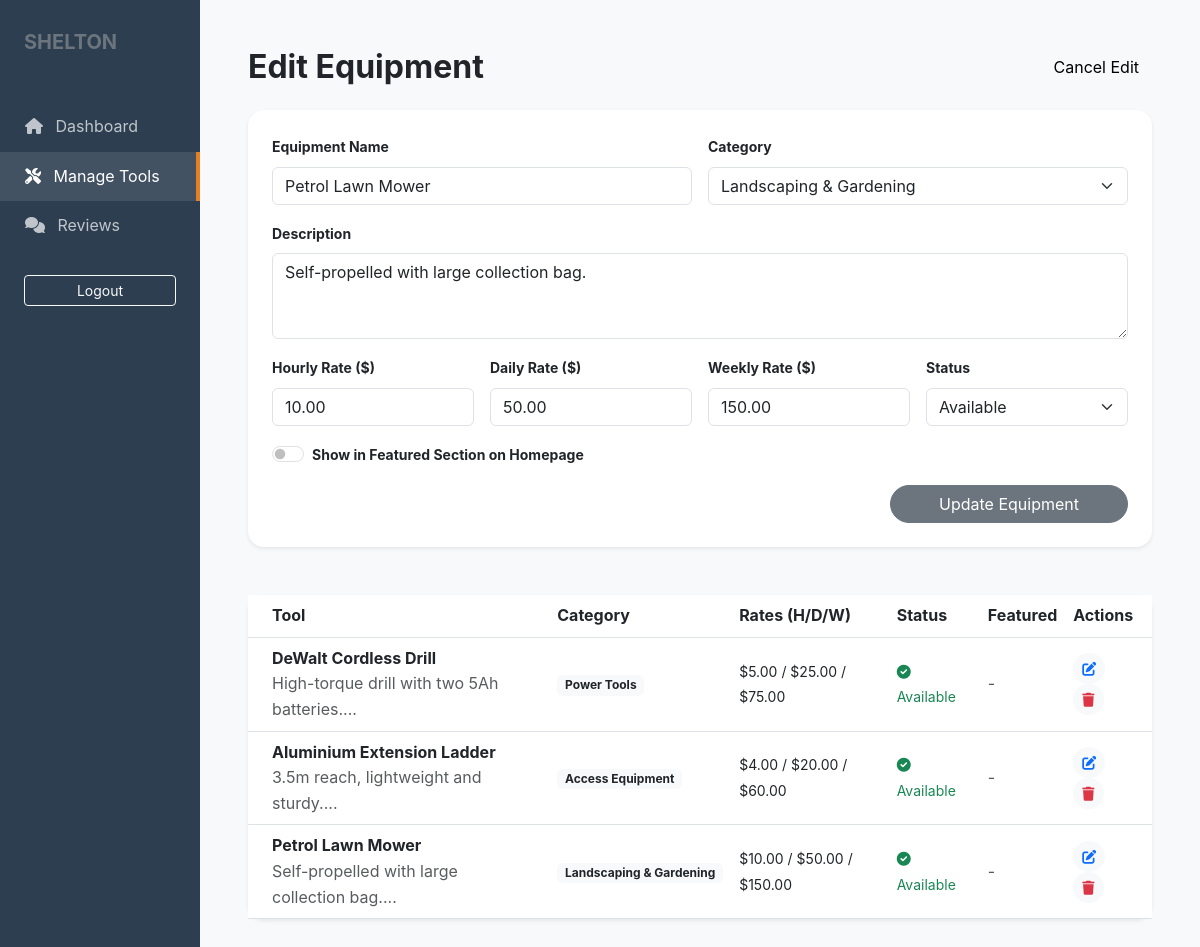
Screenshot of /admin/manage-tools.php?edit=3 (signed in) with the database file from the repository.
### tables this page shows
CREATE TABLE IF NOT EXISTS tools (
    id INT AUTO_INCREMENT PRIMARY KEY,
    category_id INT,
    name VARCHAR(255) NOT NULL,
    description TEXT,
    hourly_price DECIMAL(10, 2) NOT NULL,
    daily_price DECIMAL(10, 2) NOT NULL,
    weekly_price DECIMAL(10, 2) NOT NULL,
    availability_status ENUM('Available', 'Rented', 'Maintenance') DEFAULT 'Available',
    featured BOOLEAN DEFAULT FALSE,
    image_path VARCHAR(255),
    created_at TIMESTAMP DEFAULT CURRENT_TIMESTAMP,
    FOREIGN KEY (category_id) REFERENCES categories(id) ON DELETE SET NULL
);

CREATE TABLE IF NOT EXISTS categories (
    id INT AUTO_INCREMENT PRIMARY KEY,
    name VARCHAR(100) NOT NULL,
    description TEXT
);

### includes/functions.php (called while the page is built, shortened)
<?php
function h($string) {
    return htmlspecialchars($string, ENT_QUOTES, 'UTF-8');
}
?>

### admin/manage-tools.php (the view, shortened to what this page needs)
<?php
require_once '../config/database.php';
require_once '../includes/functions.php';
$tools = $pdo->query("SELECT t.*, c.name as category_name FROM tools t JOIN categories c ON t.category_id = c.id ORDER BY t.created_at DESC")->fetchAll();
$categories = $pdo->query("SELECT * FROM categories")->fetchAll();
$editTool = null;
if (isset($_GET['edit'])) {
    $stmt = $pdo->prepare("SELECT * FROM tools WHERE id = ?");
    $stmt->execute([$_GET['edit']]);
    $editTool = $stmt->fetch();
}
?>
<!DOCTYPE html>
<html lang="en">
<head>
    <link href="https://cdn.jsdelivr.net/npm/bootstrap@5.3.0/dist/css/bootstrap.min.css" rel="stylesheet">
    <link rel="stylesheet" href="https://cdnjs.cloudflare.com/ajax/libs/font-awesome/6.0.0/css/all.min.css">
    <link rel="stylesheet" href="../assets/css/style.css">
</head>
<body class="bg-light">
<div class="container-fluid">
    <div class="row">
        <nav class="col-md-2 admin-sidebar px-0">
            <div class="px-4 mb-5">
                <h5 class="fw-bold text-secondary">SHELTON</h5>
            </div>
            <a href="dashboard.php" class="admin-nav-link"><i class="fas fa-home me-2"></i> Dashboard</a>
            <a href="manage-tools.php" class="admin-nav-link active"><i class="fas fa-tools me-2"></i> Manage Tools</a>
            <a href="moderate-reviews.php" class="admin-nav-link"><i class="fas fa-comments me-2"></i> Reviews</a>
            <div class="mt-auto p-4">
                <a href="../logout.php" class="btn btn-outline-light btn-sm w-100">Logout</a>
            </div>
        </nav>
        <main class="col-md-10 p-5">
            <div class="d-flex justify-content-between align-items-center mb-4">
                <h2 class="fw-bold m-0"><?php echo $editTool ? 'Edit Equipment' : 'Equipment Inventory'; ?></h2>
                <?php if (!$editTool): ?>
                    <button class="btn btn-primary rounded-pill" data-bs-toggle="collapse" data-bs-target="#toolForm">
                        <i class="fas fa-plus me-2"></i> Add New Tool
                    </button>
                <?php else: ?>
                    <a href="manage-tools.php" class="btn btn-light rounded-pill">Cancel Edit</a>
                <?php endif; ?>
            </div>
            <div class="collapse <?php echo $editTool ? 'show' : ''; ?> mb-5" id="toolForm">
                <div class="card border-0 shadow-sm rounded-4">
                    <form method="POST" class="card-body p-4">
                        <div class="row g-3">
                            <div class="col-md-6">
                                <label class="form-label small fw-bold">Equipment Name</label>
                                <input type="text" name="name" class="form-control" value="<?php echo $editTool['name'] ?? ''; ?>" required>
                            </div>
                            <div class="col-md-6">
                                <label class="form-label small fw-bold">Category</label>
                                <select name="category_id" class="form-select" required>
                                    <?php foreach ($categories as $cat): ?>
                                        <option value="<?php echo $cat['id']; ?>" <?php echo (isset($editTool['category_id']) && $editTool['category_id'] == $cat['id']) ? 'selected' : ''; ?>>
                                            <?php echo h($cat['name']); ?>
                                        </option>
                                    <?php endforeach; ?>
                                </select>
                            </div>
                            <div class="col-12">
                                <label class="form-label small fw-bold">Description</label>
                                <textarea name="description" class="form-control" rows="3" required><?php echo $editTool['description'] ?? ''; ?></textarea>
                            </div>
                            <div class="col-md-3">
                                <label class="form-label small fw-bold">Hourly Rate ($)</label>
                                <input type="number" step="0.01" name="hourly_price" class="form-control" value="<?php echo $editTool['hourly_price'] ?? ''; ?>" required>
                            </div>
                            <div class="col-md-3">
                                <label class="form-label small fw-bold">Daily Rate ($)</label>
                                <input type="number" step="0.01" name="daily_price" class="form-control" value="<?php echo $editTool['daily_price'] ?? ''; ?>" required>
                            </div>
                            <div class="col-md-3">
                                <label class="form-label small fw-bold">Weekly Rate ($)</label>
                                <input type="number" step="0.01" name="weekly_price" class="form-control" value="<?php echo $editTool['weekly_price'] ?? ''; ?>" required>
                            </div>
                            <div class="col-md-3">
                                <label class="form-label small fw-bold">Status</label>
                                <select name="availability_status" class="form-select">
                                    <option value="Available" <?php echo (isset($editTool['availability_status']) && $editTool['availability_status'] == 'Available') ? 'selected' : ''; ?>>Available</option>
                                </select>
                            </div>
                            <div class="col-12">
                                <div class="form-check form-switch">
                                    <input class="form-check-input" type="checkbox" name="featured" id="featSwitch" <?php echo (isset($editTool['featured']) && $editTool['featured']) ? 'checked' : ''; ?>>
                                    <label class="form-check-label small fw-bold" for="featSwitch">Show in Featured Section on Homepage</label>
                                </div>
                            </div>
                            <div class="col-12 text-end">
                                <button type="submit" class="btn btn-secondary px-5 rounded-pill">
                                    <?php echo $editTool ? 'Update Equipment' : 'Add to Inventory'; ?>
                                </button>
                            </div>
                        </div>
                    </form>
                </div>
            </div>
            <div class="card border-0 shadow-sm rounded-4">
                <div class="table-responsive">
                    <table class="table table-hover align-middle mb-0">
                        <thead class="bg-light">
                            <tr>
                                <th class="px-4">Tool</th>
                                <th>Category</th>
                                <th>Rates (H/D/W)</th>
                                <th>Status</th>
                                <th>Featured</th>
                                <th>Actions</th>
                            </tr>
                        </thead>
                        <tbody>
                            <?php foreach ($tools as $t): ?>
                            <tr>
                                <td class="px-4">
                                    <div class="fw-bold"><?php echo h($t['name']); ?></div>
                                    <div class="text-muted x-small"><?php echo h(substr($t['description'], 0, 50)); ?>...</div>
                                </td>
                                <td><span class="badge bg-light text-dark"><?php echo h($t['category_name']); ?></span></td>
                                <td>
                                    <span class="small">$<?php echo $t['hourly_price']; ?> / $<?php echo $t['daily_price']; ?> / $<?php echo $t['weekly_price']; ?></span>
                                </td>
                                <td>
                                    <?php if ($t['availability_status'] == 'Available'): ?>
                                        <span class="text-success small"><i class="fas fa-check-circle me-1"></i> Available</span>
                                    <?php else: ?>
                                        <span class="text-danger small"><i class="fas fa-times-circle me-1"></i> <?php echo h($t['availability_status']); ?></span>
                                    <?php endif; ?>
                                </td>
                                <td>
                                    <?php if ($t['featured']): ?>
                                        <i class="fas fa-star text-warning"></i>
                                    <?php else: ?>
                                        <span class="text-muted">-</span>
                                    <?php endif; ?>
                                </td>
                                <td>
                                    <a href="?edit=<?php echo $t['id']; ?>" class="btn btn-light btn-sm rounded-circle me-2"><i class="fas fa-edit text-primary"></i></a>
                                    <a href="?delete=<?php echo $t['id']; ?>" class="btn btn-light btn-sm rounded-circle" onclick="return confirm('Delete this tool?')"><i class="fas fa-trash text-danger"></i></a>
                                </td>
                            </tr>
                            <?php endforeach; ?>
                        </tbody>
                    </table>
                </div>
            </div>
        </main>
    </div>
</div>
</body>
</html>

### assets/css/style.css (style rules this page uses)
:root { --primary: #2c3e50; --secondary: #e67e22; --accent: #3498db; --light: #f8f9fa; --dark: #212529; --success: #27ae60; --warning: #f1c40f; --danger: #e74c3c; --glass: rgba(255, 255, 255, 0.9); }
body { font-family: 'Inter', 'Segoe UI', Tahoma, Geneva, Verdana, sans-serif; background-color: #f4f7f6; color: var(--dark); line-height: 1.6; }
.admin-sidebar { background: var(--primary); min-height: 100vh; color: white; padding: 30px 0; }
.admin-nav-link { color: rgba(255,255,255,0.7); padding: 12px 25px; display: block; text-decoration: none; transition: all 0.2s; }
.admin-nav-link:hover, .admin-nav-link.active { background: rgba(255,255,255,0.1); color: white; border-right: 4px solid var(--secondary); }

### rows the page displays
tools: name "Petrol Lawn Mower", category_id "Landscaping & Gardening", description "Self-propelled with large collection bag.", hourly_price "10.00", daily_price "50.00", weekly_price "150.00", availability_status "Available", category.name "Landscaping & Gardening"
tools: name "DeWalt Cordless Drill", description "High-torque drill with two 5Ah batteries.", category.name "Power Tools", hourly_price "5.00", daily_price "25.00", weekly_price "75.00", availability_status "Available" (drawn)
tools: name "Aluminium Extension Ladder", description "3.5m reach, lightweight and sturdy.", category.name "Access Equipment", hourly_price "4.00", daily_price "20.00", weekly_price "60.00", availability_status "Available" (drawn)
